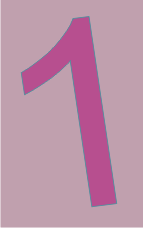
#> input picture bcimoney/1.png, 143 x 228 px
$ jupyter execute 'gray scale.ipynb'
#> lines starting #> are read from the running program, lines starting #| are printed output that depends on the picture
[cell 1]
import os
import cv2
import matplotlib.pyplot as plt

[cell 2]
image = cv2.imread("1.png")
#> image is the input picture: shape (228, 143, 3); mean B, G, R 168.8, 146.1, 189.2

[cell 3]
plt.imshow(image)

[cell 4]
dst = cv2.cvtColor(image, cv2.COLOR_BGR2GRAY)
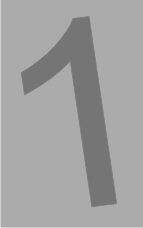
#> dst: shape (228, 143); min 117, max 235, mean 161.4

cv2.imshow("src", image)
cv2.imshow("dst", dst)
cv2.waitKey(0)
cv2.destroyAllWindows()

[cell 5]
cv2.imwrite("1gray.png",dst)
#> Out = True
